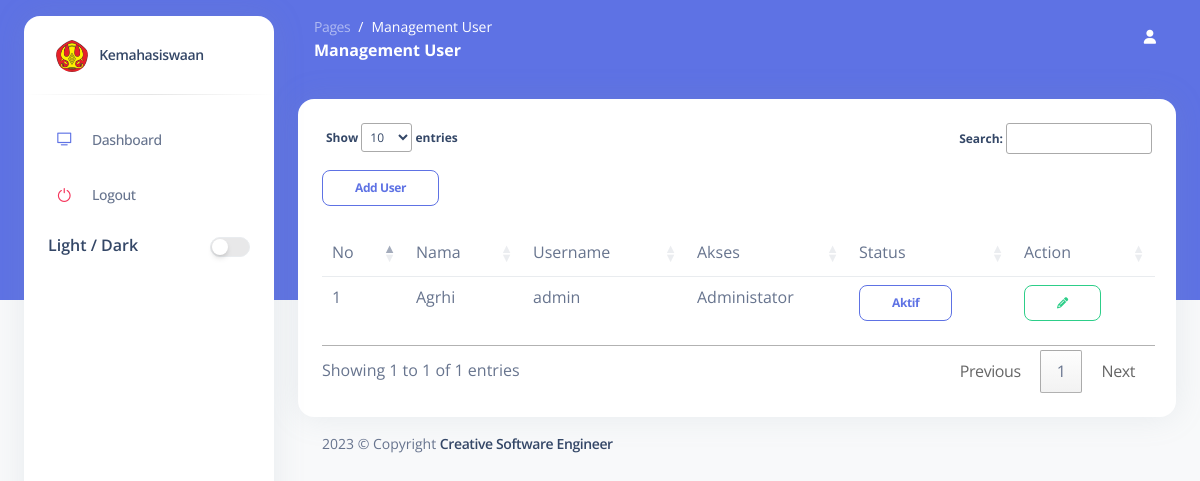
/index.php/management_user, run on an earlier commit of the app's database.
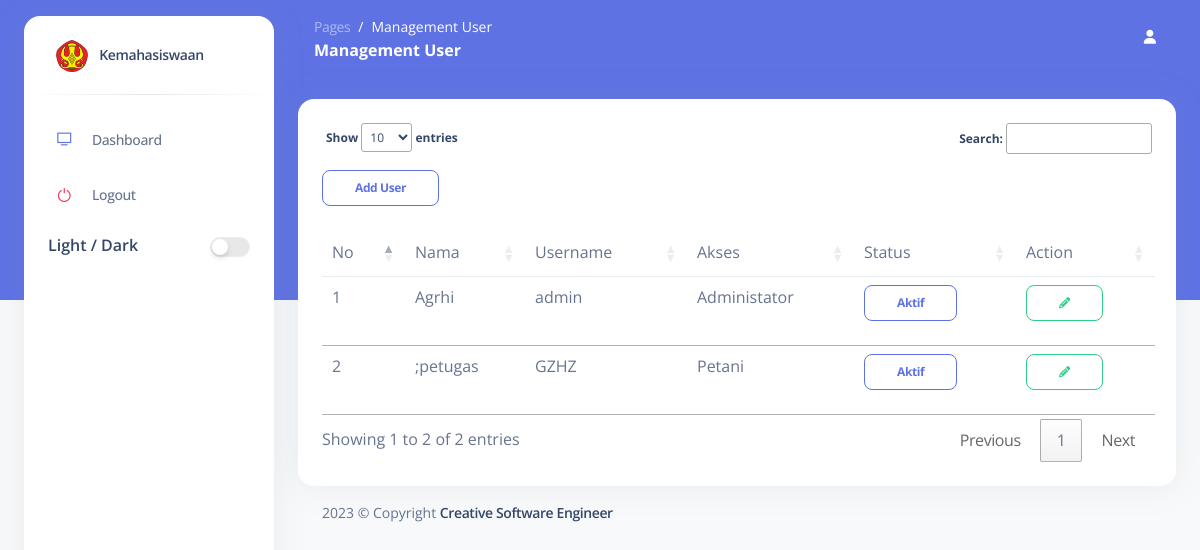
And on a later commit of the database.
### tables this page shows
CREATE TABLE `user` (
  `iduser` char(36) NOT NULL,
  `username` varchar(30) NOT NULL,
  `password` varchar(100) NOT NULL,
  `namauser` varchar(30) NOT NULL,
  `status` varchar(1) NOT NULL,
  `role` varchar(1) NOT NULL,
  `created_at` varchar(36) NOT NULL
);

### application/controllers/Management_User.php (called while the page is built, shortened)
<?php
class Management_User extends CI_Controller
{
	public function __construct()
	{
		$this->load->model('M_user');
	}
	public function index()
	{
		$this->loadView();
	}
	private function loadView($showModal = "index")
	{
		$data = [
			'title' => 'Management User',
			'user' => $this->M_user->get()->result(),
			'showModal' => $showModal
		];
		$this->load->view('layout/header', $data);
		$this->load->view('layout/sidebar', $data);
		$this->load->view('layout/navbar');
		$this->load->view('content/admin/management_user/index', $data);
		$this->load->view('layout/footer');
	}
}

### index.php (called while the page is built, shortened)
<?php
require_once BASEPATH.'core/CodeIgniter.php';

### application/models/M_user.php (called while the page is built, shortened)
<?php
class M_user extends CI_Model
{
	public function get($id = ''){
		$this->db->select('*');
		$this->db->from('user');
		$query = $this->db->get();
		return $query;
	}
}

### application/views/content/admin/management_user/index.php (the view, shortened to what this page needs)
<section class="section">
    <div class="card">
        <div class="card-body">
            <table class="table caption-top" id="user">
                <caption>
                    <button type="button" class="btn btn-outline-primary btn-sm" data-bs-toggle="modal" data-bs-target="#modaladd">Add User</button>
                </caption>
                <thead>
                    <tr>
                        <td>No</td>
                        <td>Nama</td>
                        <td>Username</td>
                        <td>Akses</td>
                        <td>Status</td>
                        <td>Action</td>
                    </tr>
                </thead>
                <tbody>
                    <?php
                    $no = 1;
                    foreach ($user as $value) { ?>
                        <tr>
                            <td><?= $no++ ?></td>
                            <td><?= $value->namauser ?></td>
                            <td><?= $value->username ?></td>
                            <td>
                                <?php if ($value->role == 1) {
                                    echo "Administator";
                                } else {
                                    echo "Petani";
                                } ?>
                            </td>
                            <td>
                                <?php if ($value->status == 1) { ?>
                                    <a href="<?= base_url('management_user/status/nonaktif/') . $value->iduser ?>" class="btn btn-outline-primary btn-sm">Aktif</a>
                                <?php } else { ?>
                                    <a href="<?= base_url('management_user/status/aktif/') . $value->iduser ?>" class="btn btn-outline-danger btn-sm">Tidak Aktif</a>
                                <?php } ?>
                            </td>
                            <td>
                                <button class="btn btn-outline-success btn-sm" data-bs-toggle="modal" onclick="updateuser('<?= $value->iduser ?>')" data-bs-target="#modaledit"><i class="fa fa-pencil" aria-hidden="true"></i></button>
                            </td>
                        </tr>
                    <?php } ?>
                </tbody>
            </table>
        </div>
    </div>
</section>

### application/views/layout/header.php (shortened to what this page needs)
<!DOCTYPE html>
<html lang="en">
<head>
  <link href="<?= base_url('') ?>/assets/admin/css/nucleo-icons.css" rel="stylesheet" />
  <link href="<?= base_url('') ?>/assets/admin/css/nucleo-svg.css" rel="stylesheet" />
  <link href="<?= base_url('') ?>/assets/admin/css/nucleo-svg.css" rel="stylesheet" />
  <link id="pagestyle" href="<?= base_url('') ?>/assets/admin/css/Argon-dashboard.min.css?v=2.0.4" rel="stylesheet" />
  <link rel="stylesheet" href="https://cdn.datatables.net/1.13.1/css/jquery.dataTables.min.css">
</head>
<body class="g-sidenav-show bg-gray-100">

### application/views/layout/sidebar.php (shortened to what this page needs)
<aside class="sidenav bg-white navbar navbar-vertical navbar-expand-xs border-0 border-radius-xl my-3 fixed-start ms-4 "
    id="sidenav-main">
    <div class="sidenav-header">
        <a class="navbar-brand m-0" href="<?= base_url('dashboard') ?>">
            <img src="<?= base_url('') ?>/assets/img/logo.png" class="navbar-brand-img h-100 rounded-circle"
                alt="main_logo">
            <span class="ms-2 font-weight-bold">Kemahasiswaan</span>
        </a>
    </div>
    <hr class="horizontal dark mt-0">
    <div class="collapse navbar-collapse w-auto" id="sidenav-collapse-main">
        <ul class="navbar-nav">
            <li class="nav-item">
                <a class="nav-link <?= ($title === "Dashboard") ? 'active' : '' ?>" href="<?= base_url('dashboard') ?>">
                    <div
                        class="icon icon-shape icon-sm border-radius-md text-center me-2 d-flex align-items-center justify-content-center">
                        <i class="ni ni-tv-2 text-primary text-sm opacity-10"></i>
                    </div>
                    <span class="nav-link-text ms-1">Dashboard</span>
                </a>
            </li>
            <li class="nav-item">
                <a class="nav-link" href="<?= base_url('login/logout') ?>">
                    <div
                        class="icon icon-shape icon-sm border-radius-md text-center me-2 d-flex align-items-center justify-content-center">
                        <i class="ni ni-button-power text-danger text-sm opacity-10"></i>
                    </div>
                    <span class="nav-link-text ms-1">Logout</span>
                </a>
            </li>
            <li class="nav-item">
                <div class="container">
                    <div class="mt-2 mb-5 d-flex">
                        <h6 class="mb-0">Light / Dark</h6>
                        <div class="form-check form-switch ps-0 ms-auto my-auto">
                            <input class="form-check-input mt-1 ms-auto" type="checkbox" id="dark-version"
                                onclick="darkMode(this)">
                        </div>
                    </div>
                </div>
            </li>
        </ul>
    </div>
</aside>

### application/views/layout/navbar.php (shortened to what this page needs)
<main class="main-content position-relative border-radius-lg ">
    <nav class="navbar navbar-main navbar-expand-lg px-0 mx-4 shadow-none border-radius-xl " id="navbarBlur"
        data-scroll="false">
        <div class="container-fluid py-1 px-3">
            <nav aria-label="breadcrumb">
                <ol class="breadcrumb bg-transparent mb-0 pb-0 pt-1 px-0 me-sm-6 me-5">
                    <li class="breadcrumb-item text-sm"><a class="opacity-5 text-white" href="javascript:;">Pages</a>
                    </li>
                    <li class="breadcrumb-item text-sm text-white active" aria-current="page"><?= $title; ?></li>
                </ol>
                <h6 class="font-weight-bolder text-white mb-0"><?= $title; ?></h6>
            </nav>
            <div class="collapse navbar-collapse mt-sm-0 mt-2 me-md-0 me-sm-4" id="navbar">
                <ul class="navbar-nav  justify-content-end">
                    <li class="nav-item d-flex align-items-center">
                        <div class="nav-link text-white font-weight-bold px-0">
                            <i class="fa fa-user me-sm-1"></i>
                        </div>
                    </li>
                </ul>
            </div>
        </div>
    </nav>
    <div class="container-fluid py-4">

### application/views/layout/footer.php (shortened to what this page needs)
<footer class="footer pt-3  ">
  <div class="container-fluid">
    <div class="row align-items-center justify-content-lg-between">
      <div class="col-lg-6 mb-lg-0 mb-4">
        <div class="copyright text-center text-sm text-muted text-lg-start">
          2023
          &copy; Copyright
          <a href="https://www.instagram.com/agrhi_/" class="font-weight-bold" target="_blank">Creative Software Engineer</a>
        </div>
      </div>
    </div>
  </div>
</footer>
</div>
</main>
</body>
</html>

### assets/admin/css/nucleo-svg.css (style rules this page uses)
.icon { display: inline-block; color: #111111; height: 1em; width: 1em; }
.icon-sm { height: 0.8em; width: 0.8em; }
.icon { fill: currentColor; stroke: none; }

What changed in the data, as far as the page shows it:
added user: namauser ";petugas", username "GZHZ", role "Petani"
Also different on the page:
text written by a page script: "Show entries Search: Showing 1 to 1 of 1 entries Previous 1 Next" → "Show entries Search: Showing 1 to 2 of 2 entries Previous 1 Next"
